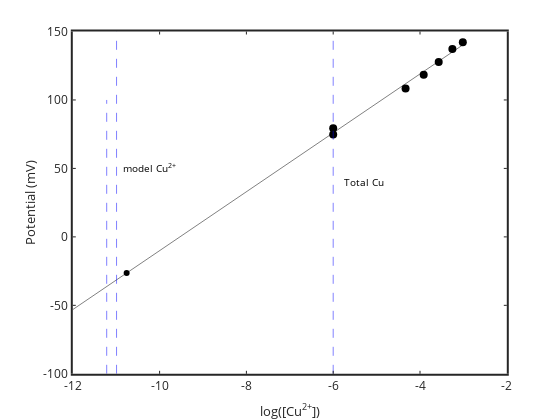

The code cell stored with this chart in its notebook:
### Code cell
% MODEL FOR COMPARISON

%model with just inorganic speciation
%geochemical model
% input the constants and solution chemistry

flag1=2; %flag1 for concentration based search vector (1) or for log based search vector (2).
flag2=1; %flag2 for numerical derivatives (2) or analtyical derivatives (1)
database=[]; 
flag3=0; % flag3 1 for show warnings. 0 no warnings
flag4=0; %if=1 solve tableau one line at a time to get a good initial guess (no solids). really challenging probs only
flag5=0; %if=1 use stored initial guess for including solids

CuT=CuTmeas; inorganicTOTALS=[CuT];
inorganicTOTALS(inorganicTOTALS==0)=1e-16; % get rid of zero values, b/c div by zero error
TOTALS=[inorganicTOTALS]; %TOTALS=inorganicTOTALS;
pH=9.4897; pe=20.75-pH; PCO2=10^-3.5;
[Cuall,CuOH,CuOH2s,CuOs,CuCO3s,tenorite,malachite,MASSERR]=CuOHCO2opentableauallsolids(pH,pe,PCO2,TOTALS',flag1,flag2,flag3,flag4,flag5,database);
[CuwithCuOs,CuOH,CuOH2s,CuOs,CuCO3s,tenorite,malachite,MASSERR]=CuOHCO2opentableauCuOs(pH,pe,PCO2,TOTALS',flag1,flag2,flag3,flag4,flag5,database);
[Cunosolid,CuOH,CuOH2s,CuOs,CuCO3s,tenorite,malachite,MASSERR]=CuOHCO2opentableaunosolid(pH,pe,PCO2,TOTALS',flag1,flag2,flag3,flag4,flag5,database);

plot(log10(CuTplus),Emeas,'ko','markersize',8)

hold on
plot([logCuoriginal'],[mVAoriginal'],'ko')
logCuplot=-12:0.1:-3; Eplot=polyval(param,logCuplot);
plot(logCuplot,Eplot,'k-')
set(gca,'linewidth',2)
xlabel('log[Cu^{2+}]'); ylabel('E (mV)')
hold on

%plot([log10(Cuall) log10(Cuall)],[-100 100],'b--')
plot([log10(Cunosolid) log10(Cunosolid)],[-100 150],'b--'); hold on
plot([log10(CuT) log10(CuT)],[-100 150],'b--')
%plot([-9.576 -9.576],[-100 100],'b--')

text(log10(Cunosolid)+0.1,50,'model Cu^{2+}','rotation',90)
text(log10(CuT)+0.2,40,'Total Cu','rotation',90)


xlabel('log([Cu^{2+}])')
ylabel('Potential (mV)')
set(gca,'LineWidth',2,'fontsize',12)

logCunosolid=log10(Cunosolid)
logCuoriginalsample=mean((mVAoriginal-param(2))/param(1))

### Figure 1 — Plotly figure (JSON) as saved in the notebook; plotly's stock layout.template omitted (floating-point values rounded to 4 significant figures)
{"data": [{"line": {"color": "rgb(0, 0, 0)", "width": 0.5}, "marker": {"color": "rgb(0, 0, 0)", "line": {"color": "rgb(0, 0, 0)"}, "size": 8, "symbol": "circle"}, "mode": "markers", "name": "", "showlegend": false, "type": "scatter", "visibility": true, "x": [-6, -6, -4.333, -3.915, -3.569, -3.254, -3.014], "xaxis": "x", "y": [74.8, 79.3, 108.4, 118.4, 127.8, 137.2, 142.2], "yaxis": "y"}, {"line": {"color": "rgb(0, 0, 0)", "width": 0.5}, "marker": {"color": "rgb(0, 0, 0)", "line": {"color": "rgb(0, 0, 0)"}, "size": 6, "symbol": "circle"}, "mode": "markers", "name": "", "showlegend": false, "type": "scatter", "visibility": true, "x": [-10.76], "xaxis": "x", "y": [-26.4], "yaxis": "y"}, {"line": {"color": "rgb(0, 0, 0)", "dash": "solid", "width": 0.5}, "marker": {"color": "rgb(0, 0, 0)", "line": {"color": "rgb(0, 0, 0)"}, "size": 6, "symbol": "none"}, "mode": "lines", "name": "", "showlegend": false, "type": "scatter", "visibility": true, "x": [-12, -11.9, -11.8, -11.7, -11.6, -11.5, -11.4, -11.3, -11.2, -11.1, -11, -10.9, -10.8, -10.7, -10.6, -10.5, -10.4, -10.3, -10.2, -10.1, -10, -9.9, -9.8, -9.7, -9.6, -9.5, -9.4, -9.3, -9.2, -9.1, -9, -8.9, -8.8, -8.7, -8.6, -8.5, -8.4, -8.3, -8.2, -8.1, -8, -7.9, -7.8, -7.7, -7.6, -7.5, -7.4, -7.3, -7.2, -7.1, -7, -6.9, -6.8, -6.7, -6.6, -6.5, -6.4, -6.3, -6.2, -6.1, -6, -5.9, -5.8, -5.7, -5.6, -5.5, -5.4, -5.3, -5.2, -5.1, -5, -4.9, -4.8, -4.7, -4.6, -4.5, -4.4, -4.3, -4.2, -4.1, -4, -3.9, -3.8, -3.7, -3.6, -3.5, -3.4, -3.3, -3.2, -3.1, -3], "xaxis": "x", "y": [-53.08, -50.93, -48.78, -46.63, -44.48, -42.33, -40.18, -38.02, -35.87, -33.72, -31.57, -29.42, -27.27, -25.12, -22.97, -20.82, -18.67, -16.52, -14.37, -12.21, -10.06, -7.913, -5.762, -3.611, -1.46, 0.6908, 2.842, 4.993, 7.143, 9.294, 11.45, 13.6, 15.75, 17.9, 20.05, 22.2, 24.35, 26.5, 28.65, 30.8, 32.95, 35.1, 37.26, 39.41, 41.56, 43.71, 45.86, 48.01, 50.16, 52.31, 54.46, 56.61, 58.76, 60.91, 63.07, 65.22, 67.37, 69.52, 71.67, 73.82, 75.97, 78.12, 80.27, 82.42, 84.57, 86.73, 88.88, 91.03, 93.18, 95.33, 97.48, 99.63, 101.8, 103.9, 106.1, 108.2, 110.4, 112.5, 114.7, 116.8, 119.0, 121.1, 123.3, 125.4, 127.6, 129.7, 131.9, 134.0, 136.2, 138.3, 140.5], "yaxis": "y"}, {"line": {"color": "rgb(0,0,255)", "dash": "dash", "width": 0.5}, "marker": {"color": "rgb(0,0,255)", "line": {"color": "rgb(0,0,255)"}, "size": 6, "symbol": "none"}, "mode": "lines", "name": "", "showlegend": false, "type": "scatter", "visibility": true, "x": [-11.22, -11.22], "xaxis": "x", "y": [-100, 100], "yaxis": "y"}, {"line": {"color": "rgb(0,0,255)", "dash": "dash", "width": 0.5}, "marker": {"color": "rgb(0,0,255)", "line": {"color": "rgb(0,0,255)"}, "size": 6, "symbol": "none"}, "mode": "lines", "name": "", "showlegend": false, "type": "scatter", "visibility": true, "x": [-10.99, -10.99], "xaxis": "x", "y": [-100, 150], "yaxis": "y"}, {"line": {"color": "rgb(0,0,255)", "dash": "dash", "width": 0.5}, "marker": {"color": "rgb(0,0,255)", "line": {"color": "rgb(0,0,255)"}, "size": 6, "symbol": "none"}, "mode": "lines", "name": "", "showlegend": false, "type": "scatter", "visibility": true, "x": [-6, -6], "xaxis": "x", "y": [-100, 150], "yaxis": "y"}], "layout": {"annotations": [{"font": {"color": "rgb(0, 0, 0)", "size": 10}, "showarrow": false, "text": "model Cu<sup>2+</sup>", "x": -10.89, "xanchor": "left", "xref": "x", "y": 50, "yanchor": "middle", "yref": "y"}, {"font": {"color": "rgb(0, 0, 0)", "size": 10}, "showarrow": false, "text": "Total Cu", "x": -5.8, "xanchor": "left", "xref": "x", "y": 40, "yanchor": "middle", "yref": "y"}], "height": 420, "hovermode": "closest", "margin": {"b": 0, "l": 0, "r": 0, "t": 0}, "plot_bgcolor": "rgba(0, 0, 0, 0)", "showlegend": false, "width": 560, "xaxis": {"anchor": "y", "autorange": false, "domain": [0.13, 0.905], "exponentformat": "none", "gridcolor": "rgba(38,38,38,0.15)", "gridwidth": 2, "linecolor": "rgb(38,38,38)", "linewidth": 2, "mirror": "ticks", "range": [-12, -2], "showgrid": false, "showline": true, "side": "bottom", "spikedash": "solid", "spikemode": "across", "spikesides": false, "spikethickness": 1, "tickangle": 0, "tickcolor": "rgb(38,38,38)", "tickfont": {"color": "rgb(38,38,38)", "size": 12}, "ticklen": 3, "ticks": "inside", "ticktext": ["-12", "-10", "-8", "-6", "-4", "-2"], "tickvals": [-12, -10, -8, -6, -4, -2], "title": {"font": {"color": "rgb(38,38,38)", "size": 13.2}, "text": "log([Cu<sup>2+</sup>])"}, "type": "linear", "visible": true, "zeroline": false}, "yaxis": {"anchor": "x", "autorange": false, "domain": [0.11, 0.925], "exponentformat": "none", "gridcolor": "rgba(38,38,38,0.15)", "gridwidth": 2, "linecolor": "rgb(38,38,38)", "linewidth": 2, "mirror": "ticks", "range": [-100, 150], "showgrid": false, "showline": true, "side": "left", "spikedash": "solid", "spikemode": "across", "spikesides": false, "spikethickness": 1, "tickangle": 0, "tickcolor": "rgb(38,38,38)", "tickfont": {"color": "rgb(38,38,38)", "size": 12}, "ticklen": 3, "ticks": "inside", "ticktext": ["-100", "-50", "0", "50", "100", "150"], "tickvals": [-100, -50, 0, 50, 100, 150], "title": {"font": {"color": "rgb(38,38,38)", "size": 13.2}, "text": "Potential (mV)"}, "type": "linear", "visible": true, "zeroline": false}}}
